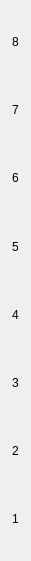
   <widget class="QWidget" name="verticalLayoutWidget">
    <property name="geometry">
     <rect>
      <x>10</x>
      <y>30</y>
      <width>31</width>
      <height>561</height>
     </rect>
    </property>
    <layout class="QVBoxLayout" name="verticalLayout">
     <item>
      <widget class="QLabel" name="letra_17">
       <property name="text">
        <string>8</string>
       </property>
       <property name="alignment">
        <set>Qt::AlignCenter</set>
       </property>
      </widget>
     </item>
     <item>
      <widget class="QLabel" name="letra_18">
       <property name="text">
        <string>7</string>
       </property>
       <property name="alignment">
        <set>Qt::AlignCenter</set>
       </property>
      </widget>
     </item>
     <item>
      <widget class="QLabel" name="letra_20">
       <property name="text">
        <string>6</string>
       </property>
       <property name="alignment">
        <set>Qt::AlignCenter</set>
       </property>
      </widget>
     </item>
     <item>
      <widget class="QLabel" name="letra_19">
       <property name="text">
        <string>5</string>
       </property>
       <property name="alignment">
        <set>Qt::AlignCenter</set>
       </property>
      </widget>
     </item>
     <item>
      <widget class="QLabel" name="letra_24">
       <property name="text">
        <string>4</string>
       </property>
       <property name="alignment">
        <set>Qt::AlignCenter</set>
       </property>
      </widget>
     </item>
     <item>
      <widget class="QLabel" name="letra_23">
       <property name="text">
        <string>3</string>
       </property>
       <property name="alignment">
        <set>Qt::AlignCenter</set>
       </property>
      </widget>
     </item>
     <item>
      <widget class="QLabel" name="letra_22">
       <property name="text">
        <string>2</string>
       </property>
       <property name="alignment">
        <set>Qt::AlignCenter</set>
       </property>
      </widget>
     </item>
     <item>
      <widget class="QLabel" name="letra_21">
       <property name="text">
        <string>1</string>
       </property>
       <property name="alignment">
        <set>Qt::AlignCenter</set>
       </property>
      </widget>
     </item>
    </layout>
   </widget>
